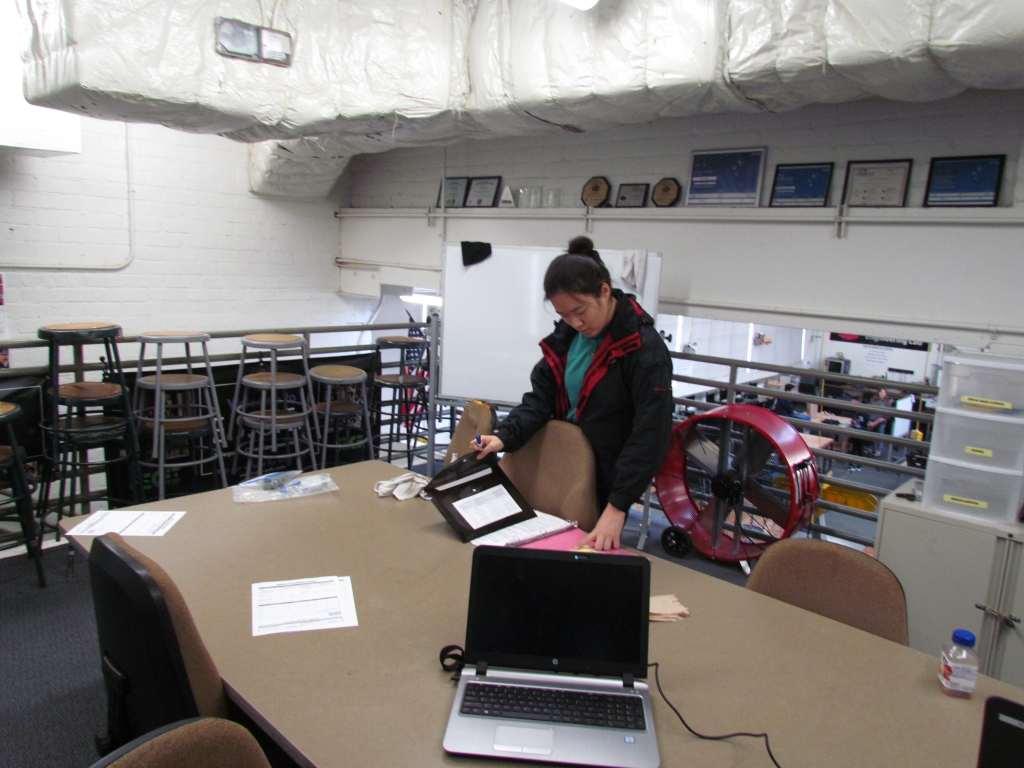
#> input picture 2018-2019/IMG_0002.JPG, 3072 x 2304 px (shown at 1/3 size)
$ python convert.py 2018-2019/IMG_0001.JPG   (older library calls are emulated)
#> lines starting #> are read from the running program, lines starting #| are printed output that depends on the picture
# Python Version: Python 2.7.15rc1 (and most likely others, see Pillow compatability chart)
# Pillow installation and compatability table here: https://pillow.readthedocs.io/en/stable/installation.html
# Using 5.4.1 on my system: https://pillow.readthedocs.io/en/stable/releasenotes/5.4.1.html?highlight=5.4.1
import os
import sys
from PIL import Image

forceParams = ['-F', '-f', '-Force', '-force', 'Force', 'force']
foundImages = []
def searchFiles(directory='.', extension=''):
#> called with directory = '.', extension = '.png'
  extension = extension.lower()
  for dirpath, dirnames, files in os.walk(directory):
    for name in files:
      if extension and name.lower().endswith(extension):
        # print(os.path.join(dirpath, name))
        # Only add the file if it has the same extension
        foundImages.append(os.path.join(dirpath, name))
      elif not extension:
        print(os.path.join(dirpath, name))
#> pass 2 of the loop in searchFiles, `for dirpath, dirnames, files in os.walk(directory):`:
#> pass 2 of the loop in searchFiles, `for dirpath, dirnames, files in os.walk(directory):`:

print('Converting .png images to .jpg')
searchFiles('.', '.png')
for image in foundImages:
  im = Image.open(image)
  rgp_im = im.convert('RGB')
  newName = os.path.splitext(image)[0] + '.jpg'
  rgp_im.save(newName)
  print(image + ' => ' + 'newName')
  # Image.close()

print('Creating smaller versions of .png images (copying)')
searchFiles('.', '.jpg')
for image in foundImages:
  if image.split('.')[-2] != 'small':
    smallFileName = image[0:-3] + 'small.jpg'  # Assumes file ending is 3 chars long
    if not os.path.isfile(smallFileName) or sys.argv[-1] in forceParams:  # If the small version of the photograph does not exist or if force is enabled
      im = Image.open(image)
#> im is the input picture: PIL image 3072x2304 RGB; mean R, G, B 131.5, 126.6, 124.3

      # Old Numbers
      x = im.size[0]
#> x = 3072
      y = im.size[1]
#> y = 2304
      ratio = y / float(x)
#> ratio = 0.75

      # New Numbers
      widthXSmall = 500
      widthYSmall = widthXSmall * ratio
#> widthYSmall = 375

      im = im.resize((int(widthXSmall),int(widthYSmall)),Image.ANTIALIAS)
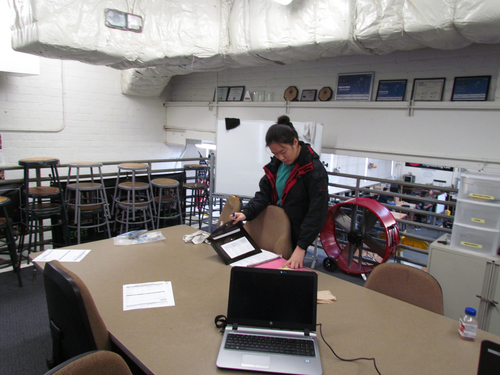
#> im: PIL image 500x375 RGB; mean R, G, B 131.5, 126.6, 124.3
      newName = os.path.splitext(image)[0] + '.small.jpg'
      im.save(newName,optimize=True,quality=85)
      print(image + ' => ' + newName)
    else:
      print(image + ' => ' + 'Small version already exists')
#> pass 2 of the loop `for image in foundImages:`:
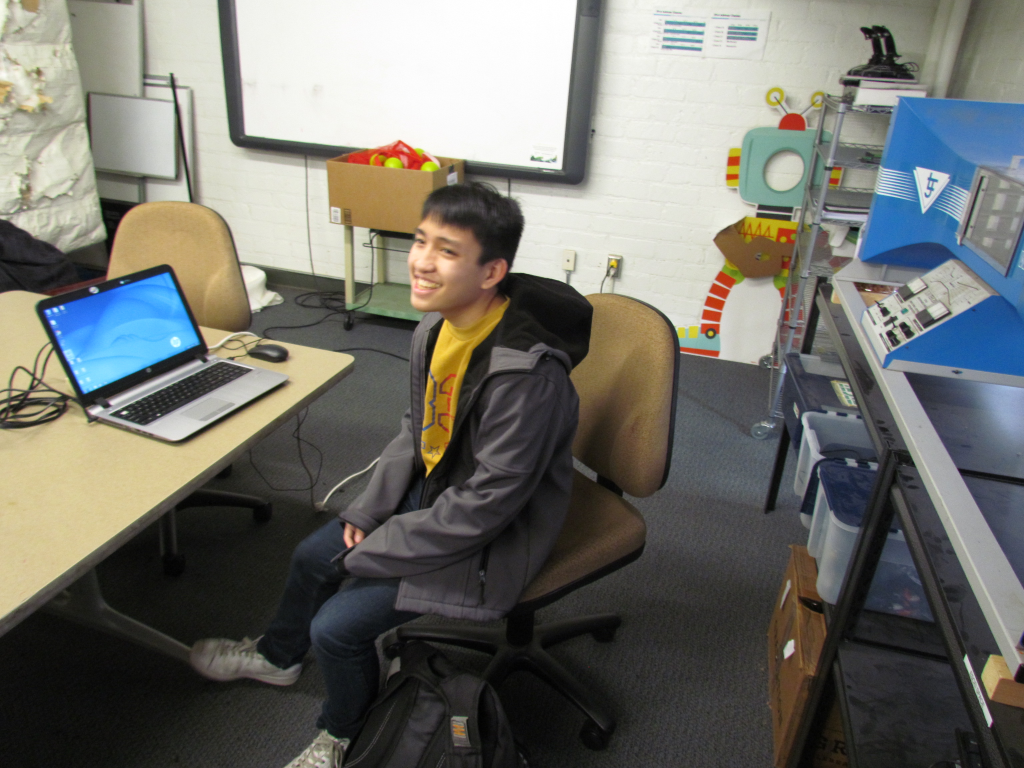
#> input picture 2018-2019/IMG_0001.JPG, 3072 x 2304 px (shown at 1/3 size)
#> im is the input picture: PIL image 3072x2304 RGB; mean R, G, B 113.5, 113.6, 107.7
#> `im = im.resize((int(widthXSmall),int(widthYSmall)),Image.ANTIALIAS)`:
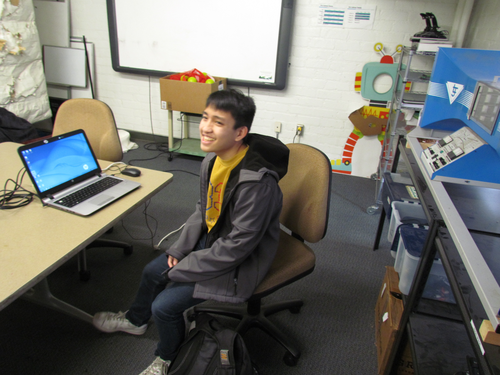
#> im: PIL image 500x375 RGB; mean R, G, B 113.5, 113.6, 107.6
